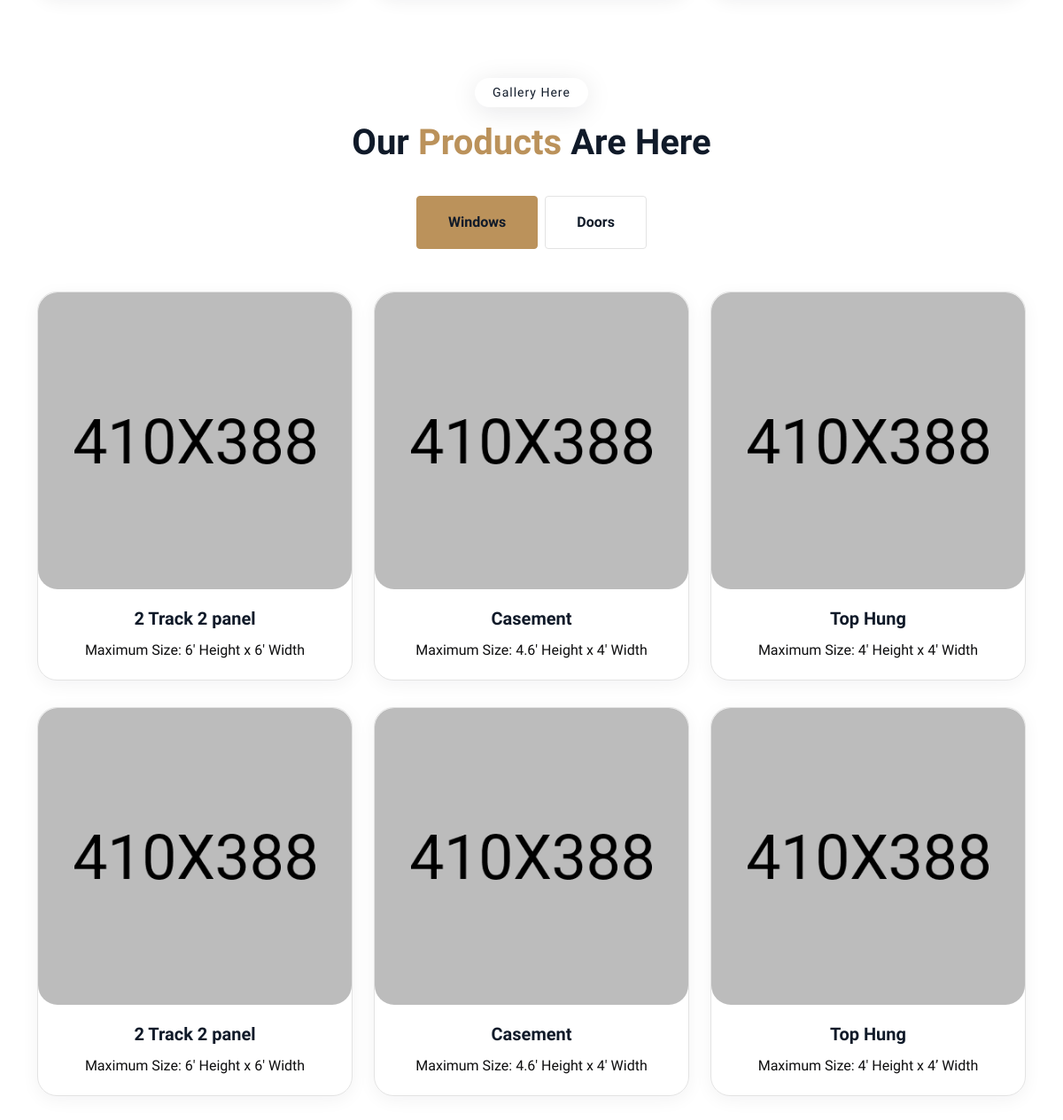
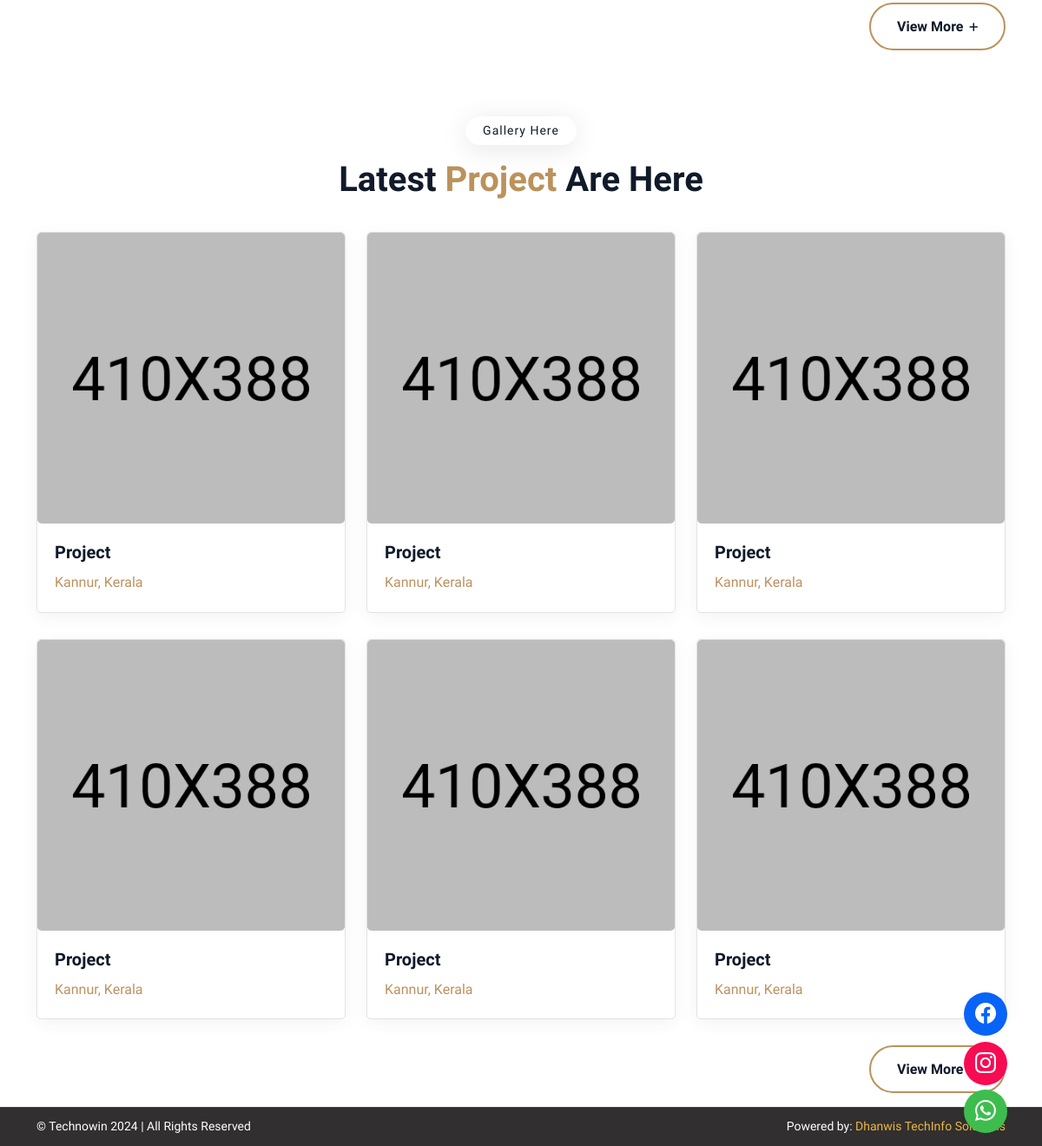
/ (lower part), run on an earlier commit of the app's database (2 pictures, top to bottom).
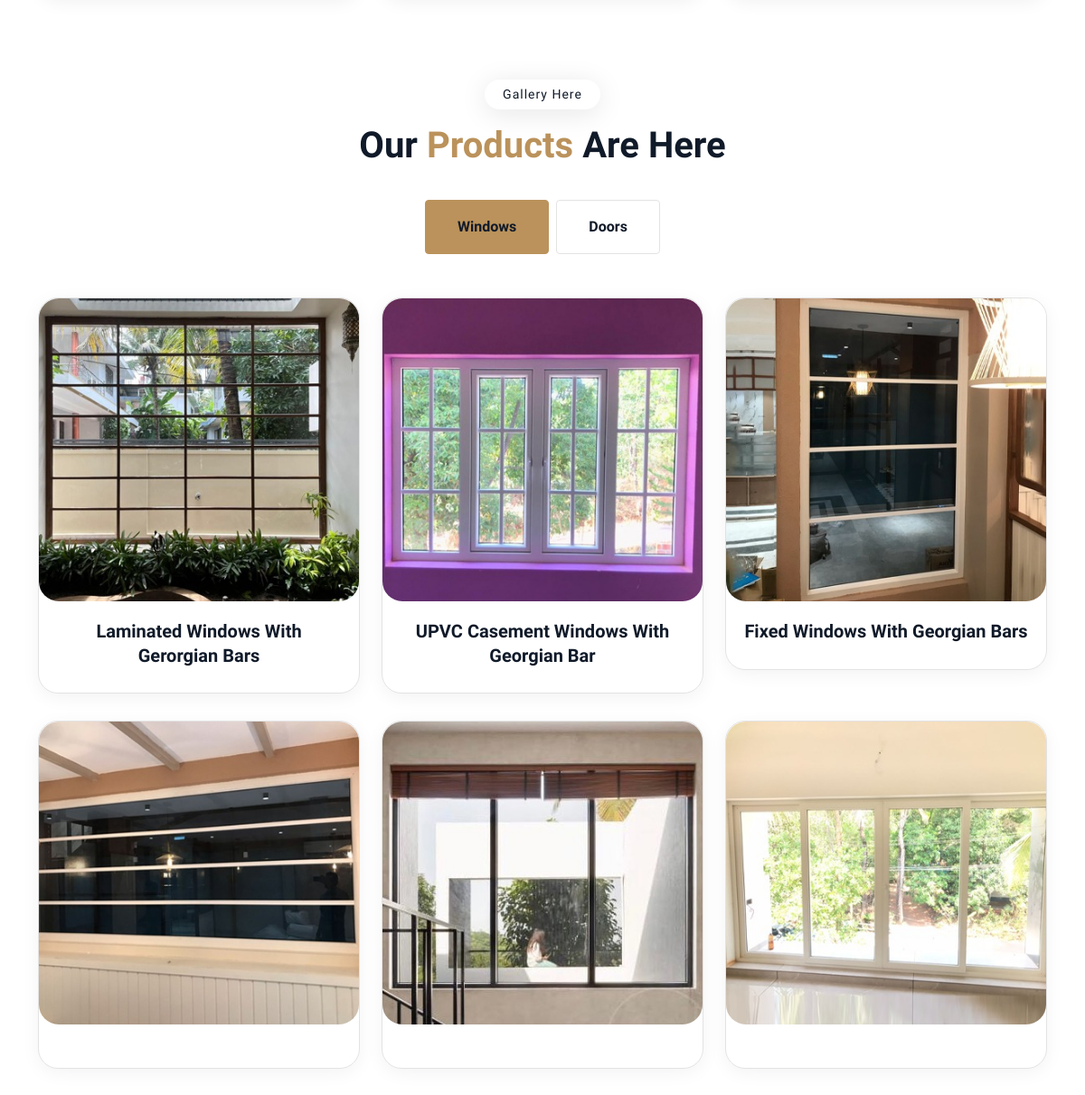
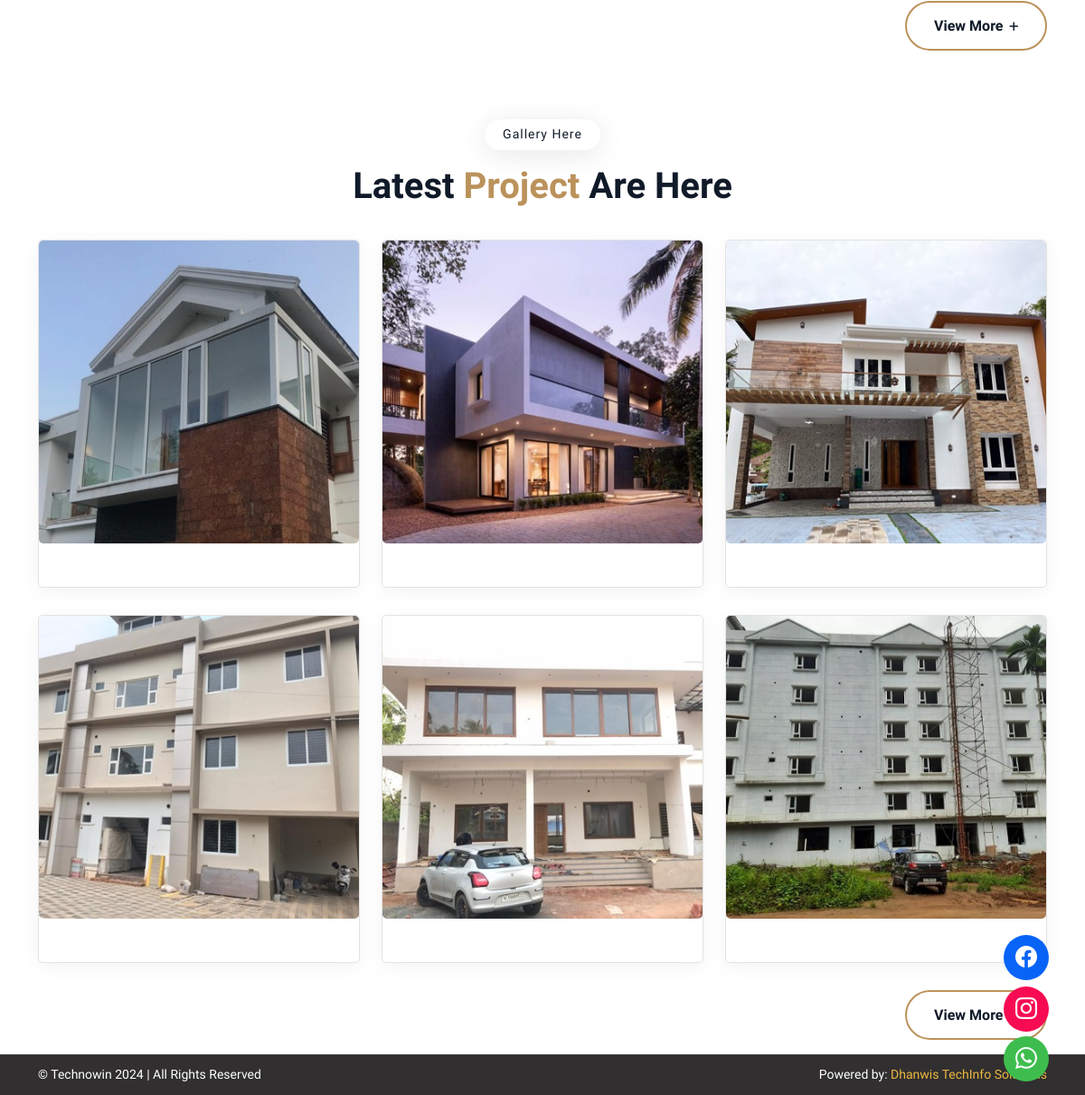
And on a later commit of the database (2 pictures, top to bottom).
### admin_app/models.py (models this page shows)
class Window(models.Model):
    image = models.ImageField(upload_to='admin_app/Window')
    head = models.CharField(max_length=500, null=True, blank=True)
    description = models.CharField(max_length=1000, null=True, blank=True)

class Project(models.Model):
    image = models.ImageField(upload_to='admin_app/projects')
    head = models.CharField(max_length=500, null=True, blank=True)
    description = models.CharField(max_length=1000, null=True, blank=True)
    status = models.BooleanField(default=False)

### user_app/views.py (the view)
# urls.py: 2. Add a URL to urlpatterns:  path('', views.home, name='home')
def home(request):
    current_page = 'home'
    doors = Door.objects.all()[:6]
    windows = Window.objects.all()[:6]
    projects = Project.objects.all()[:6]
    context = {
        'current_page': current_page,
        'doors': doors,
        'windows': windows,
        'projects' : projects
    }
    return render(request, 'user_app/pages/home.html', context)

### templates/user_app/pages/home.html (shortened to what the changed rows need)
{% extends "user_app/base.html" %}
{% load static %}
{% block content %}
    <div class="project-section pd-top-60">
        <div class="container">
            <div class="row justify-content-center">
                <div class="col-lg-6">
                    <div class="section-title text-center">
                        <h2 class="title">Our <span>Products</span> Are Here</h2>
                    </div>
                </div>
            </div>
        </div>
        <div class="tab-content" id="nav-tabContent">
            <div class="tab-pane fade show active" id="nav-tabs1" role="tabpanel" aria-labelledby="nav-tabs1-tab">
                <div class="container">
                    <div class="row">
                        {% for window in windows %}
                            <div class="col-lg-4 col-md-6" data-aos="fade-up">
                                <div class="single-team-inner text-center">
                                    <div class="thumb">
                                        <img src="{{ window.image.url }}" alt="img">
                                    </div>
                                    <div class="details">
                                        <h5><a href="#">{{ window.head }}</a></h5>
                                        <p>{{ window.description }}</p>
                                    </div>
                                </div>
                            </div>
                        {% endfor %}
                    </div>
                </div>
            </div>
        </div>
    </div>
    <div class="project-section pd-top-60">
        <div class="container">
            <div class="row justify-content-center">
                <div class="col-lg-6">
                    <div class="section-title text-center">
                        <h2 class="title">Latest <span>Project</span> Are Here</h2>
                    </div>
                </div>
            </div>
            <div class="row">
                {% for project in projects %}
                    <div class="col-lg-4 col-md-6">
                        <div class="item" data-aos="fade-up">
                            <div class="single-team-inner border-radius-5 bg-white">
                                <div class="thumb bg-gray border-radius-5">
                                    <img src="{{ project.image.url }}" alt="img">
                                </div>
                                <div class="details">
                                    <h5><a href="3">{{ project.head }}</a></h5>
                                    <p style="color: #bd9160;">{{ project.description }}</p>
                                </div>
                            </div>
                        </div>
                    </div>
                {% endfor %}
            </div>
        </div>
    </div>
    {% endblock content %}

What changed in the data, as far as the page shows it:
removed Window: image (picture), head "2 Track 2 panel", description "Maximum Size: 6' Height x 6' Width"
removed Window: image (picture), head "Casement", description "Maximum Size: 4.6' Height x 4' Width"
removed Window: image (picture), head "Top Hung", description "Maximum Size: 4' Height x 4' Width"
added Window: image (picture), head "Laminated Windows With Gerorgian Bars"
added Window: image (picture), head "UPVC Casement Windows With Georgian Bar"
added Window: image (picture), head "Fixed Windows With Georgian Bars"
changed Window (number 4 of 6 on the later page): image: a different picture; head "2 Track 2 panel" → (not shown); description "Maximum Size: 6' Height x 6' Width" → (not shown)
changed Window (number 5 of 6 on the later page): image: a different picture; head "Casement" → (not shown); description "Maximum Size: 4.6' Height x 4' Width" → (not shown)
changed Window (number 6 of 6 on the later page): image: a different picture; head "Top Hung" → (not shown); description "Maximum Size: 4' Height x 4’ Width" → (not shown)
changed Project (number 1 of 6 on the later page): image: a different picture; head "Project" → (not shown); description "Kannur, Kerala" → (not shown)
changed Project (number 2 of 6 on the later page): image: a different picture; head "Project" → (not shown); description "Kannur, Kerala" → (not shown)
changed Project (number 3 of 6 on the later page): image: a different picture; head "Project" → (not shown); description "Kannur, Kerala" → (not shown)
changed Project (number 4 of 6 on the later page): image: a different picture; head "Project" → (not shown); description "Kannur, Kerala" → (not shown)
changed Project (number 5 of 6 on the later page): image: a different picture; head "Project" → (not shown); description "Kannur, Kerala" → (not shown)
changed Project (number 6 of 6 on the later page): image: a different picture; head "Project" → (not shown); description "Kannur, Kerala" → (not shown)
